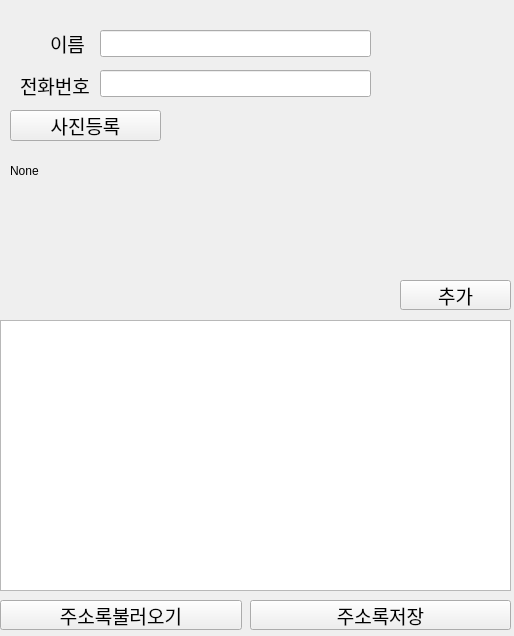
<?xml version="1.0" encoding="UTF-8"?>
<ui version="4.0">
 <class>Form</class>
 <widget class="QWidget" name="Form">
  <property name="geometry">
   <rect>
    <x>0</x>
    <y>0</y>
    <width>514</width>
    <height>636</height>
   </rect>
  </property>
  <property name="windowTitle">
   <string>Form</string>
  </property>
  <widget class="QLabel" name="lblPicture">
   <property name="geometry">
    <rect>
     <x>170</x>
     <y>110</y>
     <width>221</width>
     <height>201</height>
    </rect>
   </property>
   <property name="font">
    <font>
     <family>Adobe Arabic</family>
     <pointsize>14</pointsize>
    </font>
   </property>
   <property name="text">
    <string/>
   </property>
   <property name="pixmap">
    <pixmap>unknown.jpg</pixmap>
   </property>
   <property name="scaledContents">
    <bool>true</bool>
   </property>
  </widget>
  <widget class="QPushButton" name="btnPicture">
   <property name="geometry">
    <rect>
     <x>10</x>
     <y>110</y>
     <width>151</width>
     <height>31</height>
    </rect>
   </property>
   <property name="font">
    <font>
     <family>Adobe Arabic</family>
     <pointsize>14</pointsize>
    </font>
   </property>
   <property name="text">
    <string>사진등록</string>
   </property>
   <property name="icon">
    <iconset>
     <normaloff>regist.png</normaloff>regist.png</iconset>
   </property>
  </widget>
  <widget class="QLabel" name="label_2">
   <property name="geometry">
    <rect>
     <x>20</x>
     <y>70</y>
     <width>76</width>
     <height>30</height>
    </rect>
   </property>
   <property name="font">
    <font>
     <family>Adobe Arabic</family>
     <pointsize>14</pointsize>
    </font>
   </property>
   <property name="text">
    <string>전화번호</string>
   </property>
  </widget>
  <widget class="QLabel" name="label">
   <property name="geometry">
    <rect>
     <x>50</x>
     <y>10</y>
     <width>38</width>
     <height>67</height>
    </rect>
   </property>
   <property name="font">
    <font>
     <family>Adobe Arabic</family>
     <pointsize>14</pointsize>
    </font>
   </property>
   <property name="text">
    <string>이름</string>
   </property>
  </widget>
  <widget class="QLineEdit" name="lineEditPhone">
   <property name="geometry">
    <rect>
     <x>100</x>
     <y>70</y>
     <width>271</width>
     <height>27</height>
    </rect>
   </property>
   <property name="font">
    <font>
     <family>Adobe Arabic</family>
     <pointsize>14</pointsize>
    </font>
   </property>
  </widget>
  <widget class="QLineEdit" name="lineEditName">
   <property name="geometry">
    <rect>
     <x>100</x>
     <y>30</y>
     <width>271</width>
     <height>27</height>
    </rect>
   </property>
   <property name="font">
    <font>
     <family>Adobe Arabic</family>
     <pointsize>14</pointsize>
    </font>
   </property>
  </widget>
  <widget class="QPushButton" name="btnLoad">
   <property name="geometry">
    <rect>
     <x>0</x>
     <y>600</y>
     <width>242</width>
     <height>30</height>
    </rect>
   </property>
   <property name="font">
    <font>
     <family>Adobe Arabic</family>
     <pointsize>14</pointsize>
    </font>
   </property>
   <property name="text">
    <string>주소록불러오기</string>
   </property>
  </widget>
  <widget class="QPushButton" name="btnSave">
   <property name="geometry">
    <rect>
     <x>250</x>
     <y>600</y>
     <width>261</width>
     <height>30</height>
    </rect>
   </property>
   <property name="font">
    <font>
     <family>Adobe Arabic</family>
     <pointsize>14</pointsize>
    </font>
   </property>
   <property name="text">
    <string>주소록저장</string>
   </property>
  </widget>
  <widget class="QListWidget" name="listWidget">
   <property name="geometry">
    <rect>
     <x>0</x>
     <y>320</y>
     <width>511</width>
     <height>271</height>
    </rect>
   </property>
  </widget>
  <widget class="QPushButton" name="btnAdd">
   <property name="geometry">
    <rect>
     <x>400</x>
     <y>280</y>
     <width>111</width>
     <height>30</height>
    </rect>
   </property>
   <property name="font">
    <font>
     <family>Adobe Arabic</family>
     <pointsize>14</pointsize>
    </font>
   </property>
   <property name="text">
    <string>추가</string>
   </property>
  </widget>
  <widget class="QLabel" name="lblPicturePath">
   <property name="geometry">
    <rect>
     <x>10</x>
     <y>160</y>
     <width>151</width>
     <height>21</height>
    </rect>
   </property>
   <property name="text">
    <string>None</string>
   </property>
  </widget>
 </widget>
 <resources/>
 <connections/>
</ui>
